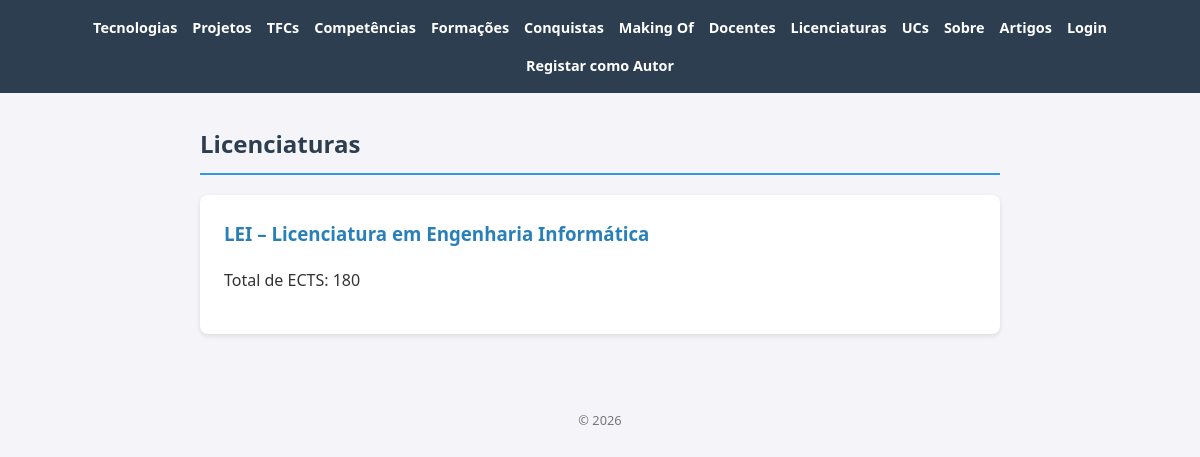
Page /portfolio/licenciaturas/ on the committed database.
### portfolio/models.py (models this page shows, shortened)
class Licenciatura(models.Model):
    nome = models.CharField(max_length=200)
    sigla = models.CharField(max_length=20)
    ects = models.IntegerField(default=180)

### portfolio/views.py (the view)
# urls.py: path('licenciaturas/', views.licenciaturas_view, name='licenciaturas'),
def licenciaturas_view(request):
    licenciaturas = Licenciatura.objects.all()
    return render(request, 'licenciaturas.html', {'licenciaturas': licenciaturas})

### portfolio/templates/licenciaturas.html
{% extends "base.html" %}
{% block content %}
<h2>Licenciaturas</h2>
{% for l in licenciaturas %}
    <article>
        <h3>{{ l.sigla }} – {{ l.nome }}</h3>
        <p>Total de ECTS: {{ l.ects }}</p>
    </article>
{% empty %}
    <p>Sem licenciaturas registadas.</p>
{% endfor %}
{% endblock %}

### portfolio/static/portfolio/styles.css (style rules this page uses)
body { font-family: 'Segoe UI', Tahoma, Geneva, Verdana, sans-serif; line-height: 1.6; margin: 0; padding: 0; background-color: #f4f4f9; color: #333; }
h2 { color: #2c3e50; border-bottom: 2px solid #3498db; padding-bottom: 10px; }
article { background: white; margin-bottom: 1.5rem; padding: 1.5rem; border-radius: 8px; box-shadow: 0 2px 5px rgba(0,0,0,0.1); }
article h3 { margin-top: 0; color: #2980b9; }

### rows in the picture
Licenciatura: sigla "LEI", nome "Licenciatura em Engenharia Informática", ects "180"
